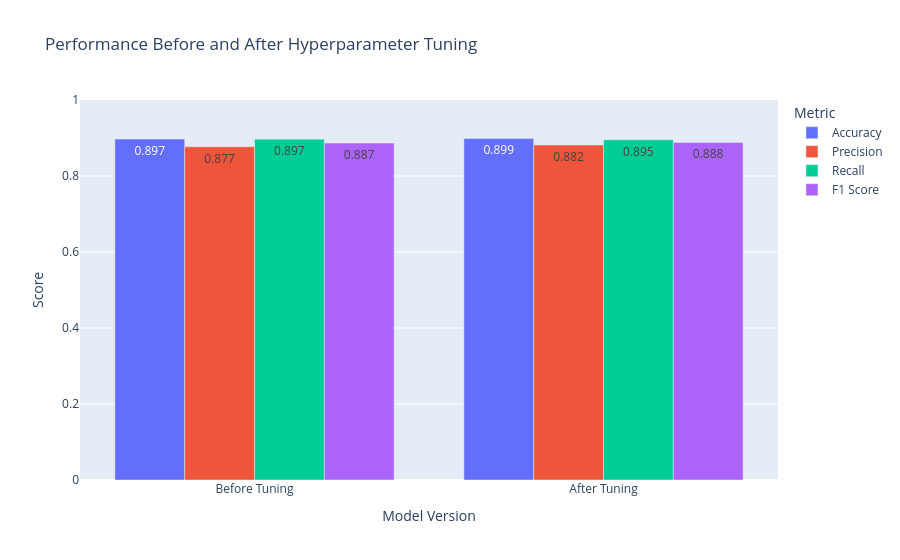

The code cell stored with this chart in its notebook:
### Markdown cell above
## Hyperparameter Tuning Performance

### Code cell
tuning_metrics = tuning_comparison.melt(
    id_vars="Version",
    value_vars=[
        "Accuracy",
        "Precision",
        "Recall",
        "F1 Score"
    ],
    var_name="Metric",
    value_name="Score"
)

fig = px.bar(
    tuning_metrics,
    x="Version",
    y="Score",
    color="Metric",
    barmode="group",
    title="Performance Before and After Hyperparameter Tuning",
    text_auto=".3f"
)

fig.update_layout(
    xaxis_title="Model Version",
    yaxis_title="Score",
    yaxis_range=[0, 1]
)

fig.show()

### Figure 1 — Plotly figure (JSON) as saved in the notebook; plotly's stock layout.template omitted (floating-point values rounded to 4 significant figures)
{"data": [{"alignmentgroup": "True", "hovertemplate": "Metric=Accuracy<br>Version=%{x}<br>Score=%{y}<extra></extra>", "legendgroup": "Accuracy", "marker": {"color": "#636efa", "pattern": {"shape": ""}}, "name": "Accuracy", "offsetgroup": "Accuracy", "orientation": "v", "showlegend": true, "textposition": "auto", "texttemplate": "%{y:.3f}", "type": "bar", "x": ["Before Tuning", "After Tuning"], "xaxis": "x", "y": [0.8971, 0.8989], "yaxis": "y"}, {"alignmentgroup": "True", "hovertemplate": "Metric=Precision<br>Version=%{x}<br>Score=%{y}<extra></extra>", "legendgroup": "Precision", "marker": {"color": "#EF553B", "pattern": {"shape": ""}}, "name": "Precision", "offsetgroup": "Precision", "orientation": "v", "showlegend": true, "textposition": "auto", "texttemplate": "%{y:.3f}", "type": "bar", "x": ["Before Tuning", "After Tuning"], "xaxis": "x", "y": [0.8769, 0.8816], "yaxis": "y"}, {"alignmentgroup": "True", "hovertemplate": "Metric=Recall<br>Version=%{x}<br>Score=%{y}<extra></extra>", "legendgroup": "Recall", "marker": {"color": "#00cc96", "pattern": {"shape": ""}}, "name": "Recall", "offsetgroup": "Recall", "orientation": "v", "showlegend": true, "textposition": "auto", "texttemplate": "%{y:.3f}", "type": "bar", "x": ["Before Tuning", "After Tuning"], "xaxis": "x", "y": [0.897, 0.8953], "yaxis": "y"}, {"alignmentgroup": "True", "hovertemplate": "Metric=F1 Score<br>Version=%{x}<br>Score=%{y}<extra></extra>", "legendgroup": "F1 Score", "marker": {"color": "#ab63fa", "pattern": {"shape": ""}}, "name": "F1 Score", "offsetgroup": "F1 Score", "orientation": "v", "showlegend": true, "textposition": "auto", "texttemplate": "%{y:.3f}", "type": "bar", "x": ["Before Tuning", "After Tuning"], "xaxis": "x", "y": [0.8868, 0.8884], "yaxis": "y"}], "layout": {"barmode": "group", "legend": {"title": {"text": "Metric"}, "tracegroupgap": 0}, "title": {"text": "Performance Before and After Hyperparameter Tuning"}, "xaxis": {"anchor": "y", "domain": [0, 1], "title": {"text": "Model Version"}}, "yaxis": {"anchor": "x", "domain": [0, 1], "range": [0, 1], "title": {"text": "Score"}}}}
